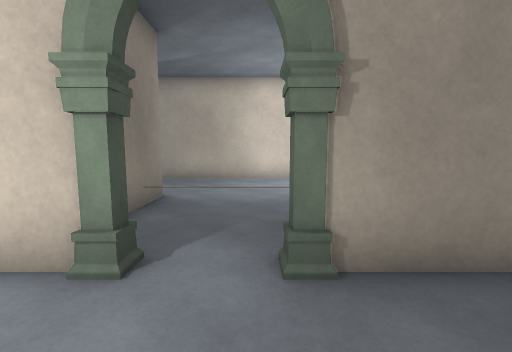
view 1 (above)

20 first-person views from a walk through a 3-D level made in the Unity game engine. The camera is 1.2 m above the floor, tilts 6° down and sees 90° across. The floor is counted in squares, 1 m on a side. Each view is taken from the middle of a square. On the plan, view 1 faces up. The plan holds only what a view shows up to about 12 squares ahead; the rest is blank. The place goes on beyond the plan. The player is left out. Surface patterns are stand-ins for the level's own textures.

view 2
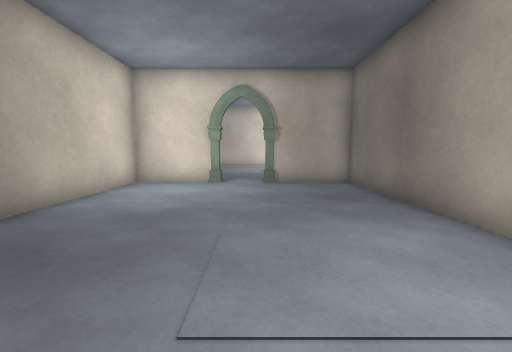

view 3
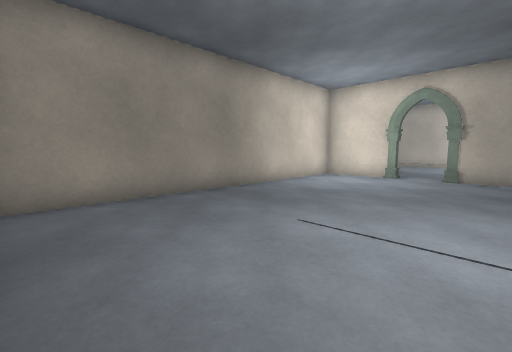

view 4
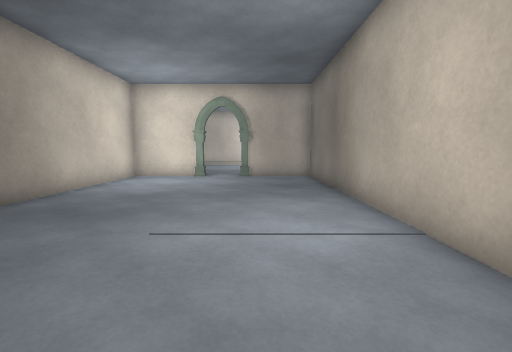

view 5
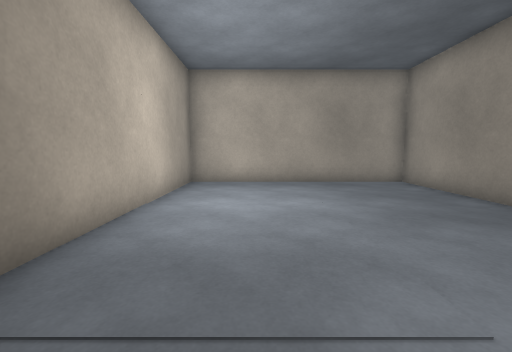

view 6
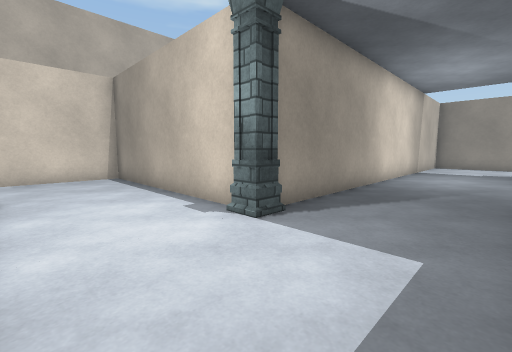

view 7
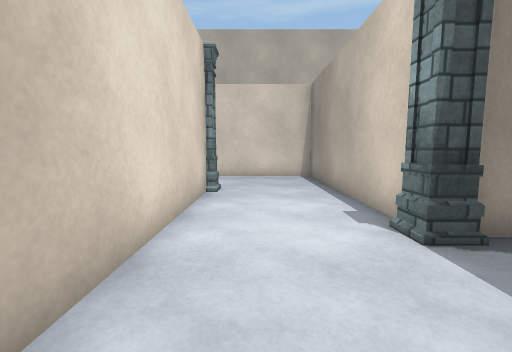

view 8
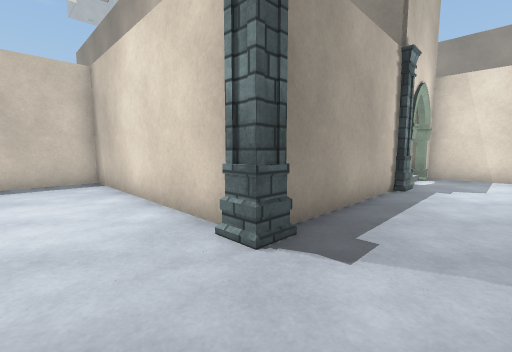

view 9
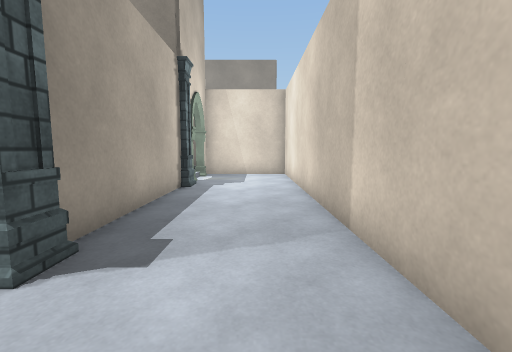

view 10
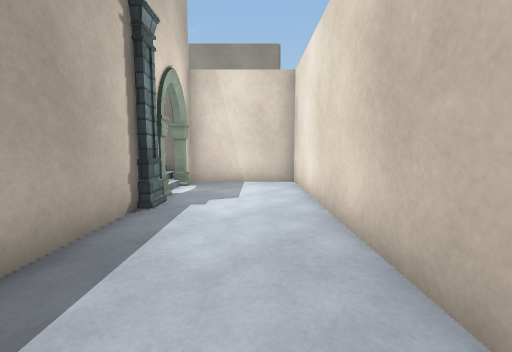

view 11
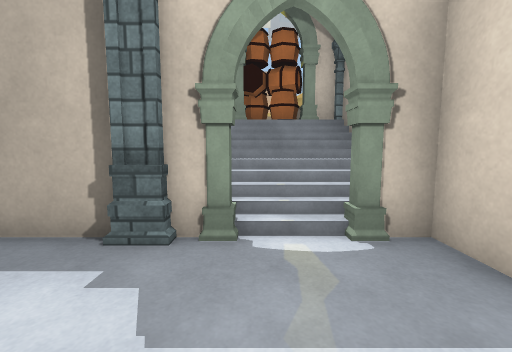

view 12
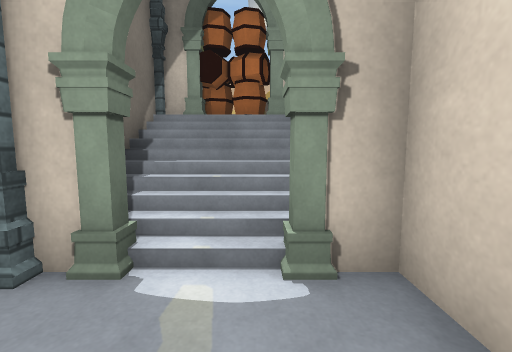

view 13
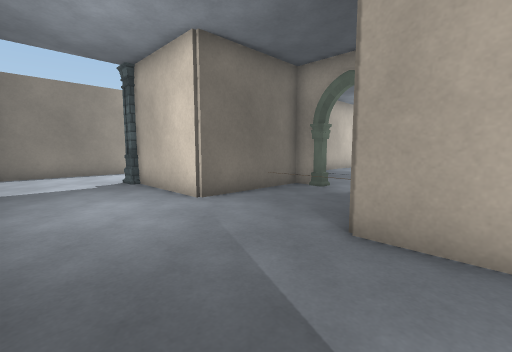

view 14
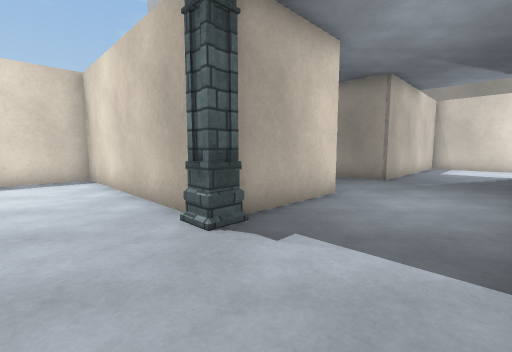

view 15
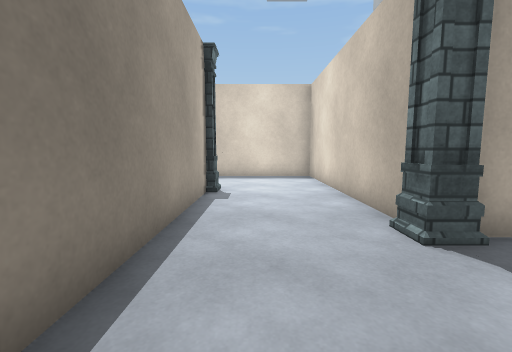

view 16
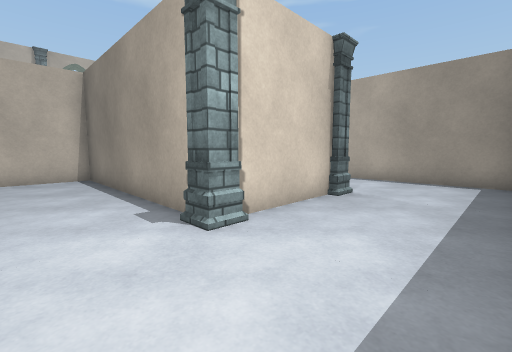

view 17
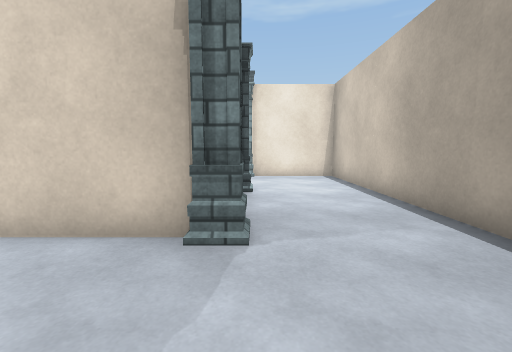

view 18
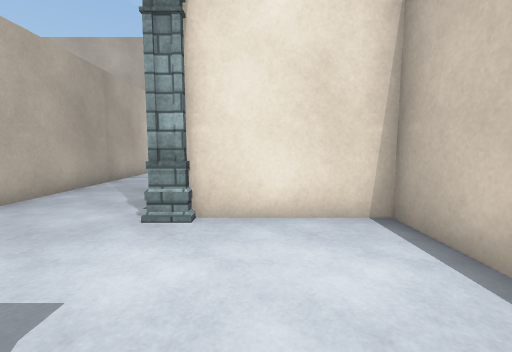

view 19
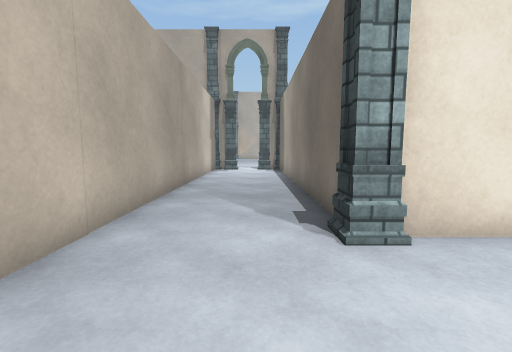

view 20
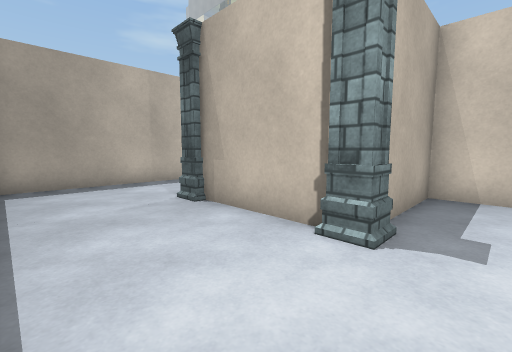

### Floor plan
Key: @ floor where view 1 was taken; # wall or solid block; . main floor; : floor 1.75 m higher than the main floor; / step, stairs or slope; = window, fence, low wall or low ledge; A arch; P pillar; B barrel; O other object.
Columns run from 21 left of view 1 to 18 right of it. Each row starts with its distance up from view 1.
 19 ################               #..#
 18 #..............#               #..#
 17 #..............#              ##==##
 16 #..............#              #....#
 15 ##..P#....#P...#              #....#
 14 #/AA/#####P....#              #....#
 13  ////#   ##....#              #....#
 12  ////#    #....#              #....#
 11 #/://#    #...P###########  ###...P#####
 10 PPBBPP    #...P...............#...P....#
  9  O        #...................#........#
  8  O        #...................#........#
  7           #...............#P..##..#P...#
  6           #########....###P....###P....#
  5                   #....# ##....# ##....#
  4                   #....#  #....#  #....#
  3                 ####AA#####...P####....#
  2                 #...AA...##...P...P....#
  1                 #........##............#
  0                 #....@...##............#
 -1                 #........##............#
 -2                 #........###############
 -3                 #........#
 -4                 #........#
 -5                 #........#
 -6                 #........#
 -7                 #........#
 -8                 #........#
 -9                 #........#
-10                 ##########

Where each view was taken, in squares from view 1:
view 1: 0 up, 0 right, facing up
view 2: 7 down, 0 right, facing up
view 3: 9 down, 2 right, facing up-left
view 4: 9 down, 1 right, facing up
view 5: 0 up, 1 right, facing down
view 6: 7 up, 10 left, facing up-right
view 7: 7 up, 9 left, facing up
view 8: 17 up, 8 left, facing down-left
view 9: 17 up, 8 left, facing left
view 10: 17 up, 11 left, facing left
view 11: 18 up, 18 left, facing down
view 12: 17 up, 19 left, facing down
view 13: 10 up, 4 left, facing down-right
view 14: 10 up, 8 right, facing down-left
view 15: 10 up, 8 right, facing down
view 16: 1 down, 7 right, facing up-right
view 17: 1 down, 14 right, facing up
view 18: 6 up, 15 right, facing up
view 19: 7 up, 12 right, facing up
view 20: 8 up, 17 right, facing down-left
